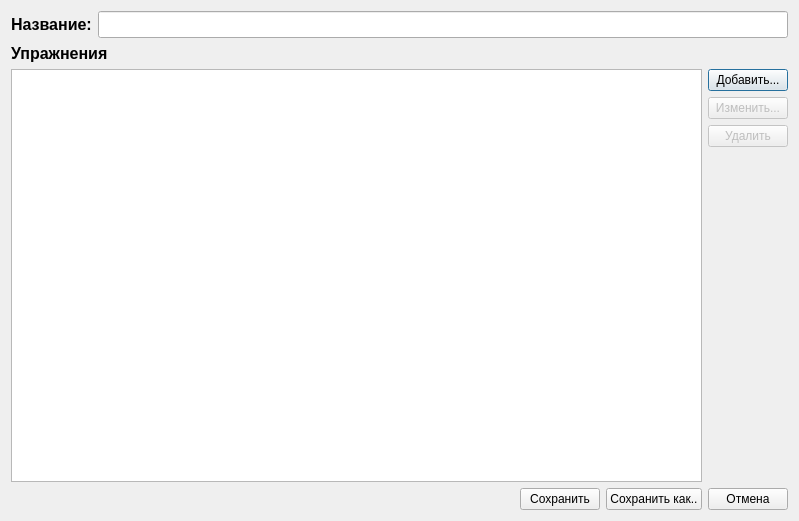
<?xml version="1.0" encoding="UTF-8"?>
<ui version="4.0">
 <class>ComplexEditor</class>
 <widget class="QDialog" name="ComplexEditor">
  <property name="geometry">
   <rect>
    <x>0</x>
    <y>0</y>
    <width>799</width>
    <height>521</height>
   </rect>
  </property>
  <property name="windowTitle">
   <string>Редактор комплекса упражнений</string>
  </property>
  <layout class="QVBoxLayout" name="verticalLayout_2">
   <item>
    <layout class="QFormLayout" name="complex_name_layout">
     <item row="0" column="0">
      <widget class="QLabel" name="complex_name_label">
       <property name="font">
        <font>
         <pointsize>12</pointsize>
         <weight>75</weight>
         <italic>false</italic>
         <bold>true</bold>
        </font>
       </property>
       <property name="text">
        <string>Название:</string>
       </property>
      </widget>
     </item>
     <item row="0" column="1">
      <widget class="QLineEdit" name="complex_name_edit">
       <property name="font">
        <font>
         <pointsize>12</pointsize>
        </font>
       </property>
      </widget>
     </item>
    </layout>
   </item>
   <item>
    <widget class="QLabel" name="label">
     <property name="font">
      <font>
       <pointsize>12</pointsize>
       <weight>75</weight>
       <bold>true</bold>
      </font>
     </property>
     <property name="text">
      <string>Упражнения</string>
     </property>
    </widget>
   </item>
   <item>
    <layout class="QHBoxLayout" name="exrercise_layout">
     <item>
      <widget class="QListWidget" name="exercise_list_widget">
       <property name="verticalScrollBarPolicy">
        <enum>Qt::ScrollBarAlwaysOff</enum>
       </property>
       <property name="sizeAdjustPolicy">
        <enum>QAbstractScrollArea::AdjustToContents</enum>
       </property>
       <property name="resizeMode">
        <enum>QListView::Adjust</enum>
       </property>
      </widget>
     </item>
     <item>
      <layout class="QVBoxLayout" name="exercise_control_layout">
       <item>
        <widget class="QPushButton" name="add_button">
         <property name="text">
          <string>Добавить...</string>
         </property>
        </widget>
       </item>
       <item>
        <widget class="QPushButton" name="edit_button">
         <property name="enabled">
          <bool>false</bool>
         </property>
         <property name="text">
          <string>Изменить...</string>
         </property>
        </widget>
       </item>
       <item>
        <widget class="QPushButton" name="delete_button">
         <property name="enabled">
          <bool>false</bool>
         </property>
         <property name="text">
          <string>Удалить</string>
         </property>
        </widget>
       </item>
       <item>
        <spacer name="vertical_spacer">
         <property name="orientation">
          <enum>Qt::Vertical</enum>
         </property>
         <property name="sizeHint" stdset="0">
          <size>
           <width>20</width>
           <height>40</height>
          </size>
         </property>
        </spacer>
       </item>
      </layout>
     </item>
    </layout>
   </item>
   <item>
    <layout class="QHBoxLayout" name="control_button_layout">
     <item>
      <spacer name="horizontal_spacer">
       <property name="orientation">
        <enum>Qt::Horizontal</enum>
       </property>
       <property name="sizeHint" stdset="0">
        <size>
         <width>40</width>
         <height>20</height>
        </size>
       </property>
      </spacer>
     </item>
     <item>
      <widget class="QPushButton" name="save_button">
       <property name="text">
        <string>Сохранить</string>
       </property>
      </widget>
     </item>
     <item>
      <widget class="QPushButton" name="save_as_button">
       <property name="text">
        <string>Сохранить как..</string>
       </property>
      </widget>
     </item>
     <item>
      <widget class="QPushButton" name="cancel_button">
       <property name="text">
        <string>Отмена</string>
       </property>
      </widget>
     </item>
    </layout>
   </item>
  </layout>
 </widget>
 <resources/>
 <connections/>
</ui>
